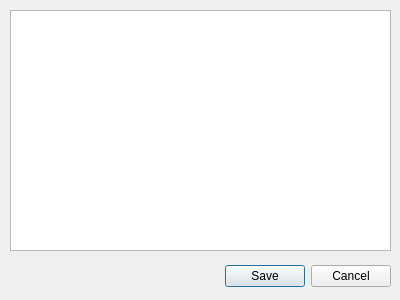
<?xml version="1.0" encoding="UTF-8"?>
<ui version="4.0">
 <class>SettingsDialog</class>
 <widget class="QDialog" name="SettingsDialog">
  <property name="geometry">
   <rect>
    <x>0</x>
    <y>0</y>
    <width>400</width>
    <height>300</height>
   </rect>
  </property>
  <property name="windowTitle">
   <string>Settings</string>
  </property>
  <widget class="QDialogButtonBox" name="buttonBox">
   <property name="geometry">
    <rect>
     <x>10</x>
     <y>260</y>
     <width>381</width>
     <height>32</height>
    </rect>
   </property>
   <property name="orientation">
    <enum>Qt::Horizontal</enum>
   </property>
   <property name="standardButtons">
    <set>QDialogButtonBox::Cancel|QDialogButtonBox::Save</set>
   </property>
   <property name="centerButtons">
    <bool>false</bool>
   </property>
  </widget>
  <widget class="QPlainTextEdit" name="plainTextEdit">
   <property name="geometry">
    <rect>
     <x>10</x>
     <y>10</y>
     <width>381</width>
     <height>241</height>
    </rect>
   </property>
  </widget>
 </widget>
 <resources/>
 <connections>
  <connection>
   <sender>buttonBox</sender>
   <signal>accepted()</signal>
   <receiver>SettingsDialog</receiver>
   <slot>accept()</slot>
   <hints>
    <hint type="sourcelabel">
     <x>228</x>
     <y>274</y>
    </hint>
    <hint type="destinationlabel">
     <x>157</x>
     <y>274</y>
    </hint>
   </hints>
  </connection>
  <connection>
   <sender>buttonBox</sender>
   <signal>rejected()</signal>
   <receiver>SettingsDialog</receiver>
   <slot>reject()</slot>
   <hints>
    <hint type="sourcelabel">
     <x>316</x>
     <y>260</y>
    </hint>
    <hint type="destinationlabel">
     <x>286</x>
     <y>274</y>
    </hint>
   </hints>
  </connection>
 </connections>
</ui>
